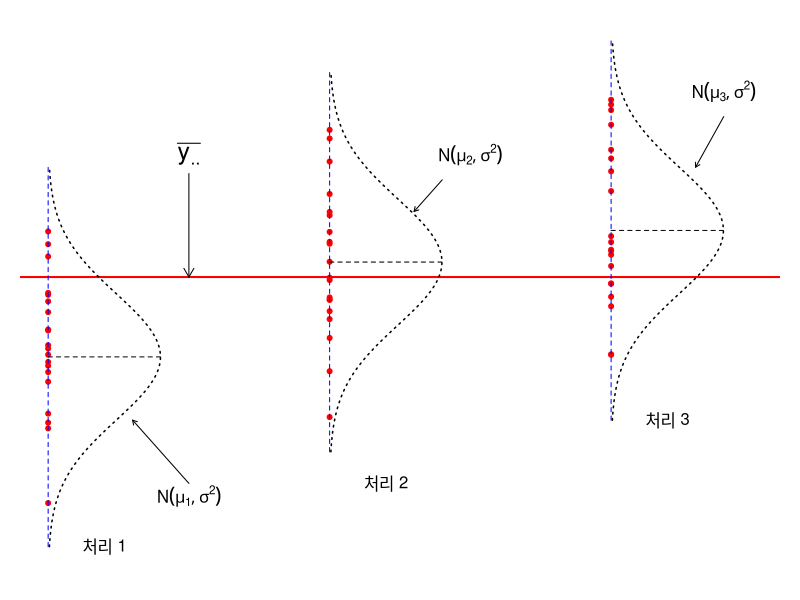

R code for this plot:
# 그림 7-6
set.seed(2)
grp1 <- rnorm(20, mean=-1)
grp2 <- rnorm(20, mean=0.5)
grp3 <- rnorm(20, mean=1)

d <- data.frame(grp=rep(1:3, each=20), val=c(grp1, grp2, grp3))
par(mar=c(1, 1, 1, 1))

plot(val~grp, data=d, pch=20, col="red", xlim=c(1, 3.5), ylim=c(-4.2, 4), axes=F, xlab="", ylab="")

text(1.2, -4, "처리 1")
text(2.2, -3, "처리 2")
text(3.2, -2, "처리 3")

abline(h=mean(d$val), lwd=2, col="red")
arrows(1.5, 1.9, 1.5, mean(d$val), length=0.1)
text(1.5, 2.2, expression(bar(y[..]) ), cex=1.5)

lines(c(1, 1), c(-4, 2), lty=2, col="blue")
lines(c(2, 2), c(-2.5, 3.5), lty=2, col="blue")
lines(c(3, 3), c(-2, 4), lty=2, col="blue")

y1 <- seq(-4, 2, by=0.01)
x1 <- 1+dnorm(y1, mean=-1)
lines(x1, y1, lty=3, lwd=1.5)
lines(c(1, max(x1)), c(-1, -1), lty=2)
arrows(1.5, -3, 1.3, -2, length=0.05)
text(1.5, -3.2, expression(N(mu[1], sigma^2) ))

y2 <- seq(-2.5, 3.5, by=0.01)
x2 <- 2+dnorm(y2, mean=0.5)
lines(x2, y2, lty=3, lwd=1.5)
lines(c(2, max(x2)), c(0.5, 0.5), lty=2)
arrows(2.4, 1.8, 2.3, 1.3, length=0.05)
text(2.5, 2.2, expression(N(mu[2], sigma^2) ))

y3 <- seq(-2, 4, by=0.01)
x3 <- 3+dnorm(y3, mean=1)
lines(x3, y3, lty=3, lwd=1.5)
lines(c(3, max(x3)), c(1, 1), lty=2)
arrows(3.4, 2.8, 3.3, 2, length=0.05)
text(3.4, 3.2, expression(N(mu[3], sigma^2) ))

